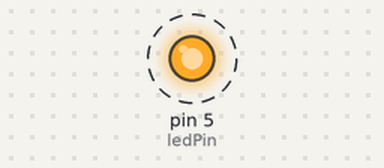
Bench run of a sketch on a simulated Arduino Uno, built with avr-gcc and run on an emulated ATmega328P. On the bench: output pins drawn as LEDs (lit = HIGH). Dashed ring = blinking.

Above: at 0.2 s.
Timing chart, 0 to 3.0 s (numbered marks = the images above):
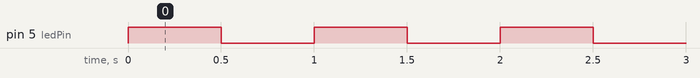

Measured:
- by itself, pin 5 (ledPin): alternates HIGH for 0.50 s and LOW for 0.50 s

The sketch:

13PIN_HIGH.ino
```cpp
const int ledPin =  5;

void setup() {
  // put your setup code here, to run once:
 pinMode(ledPin, OUTPUT);
}

void loop() {
  // put your main code here, to run repeatedly:
    digitalWrite(ledPin, HIGH);

    delay(500);

    digitalWrite(ledPin, LOW);

    delay(500);
}
```
